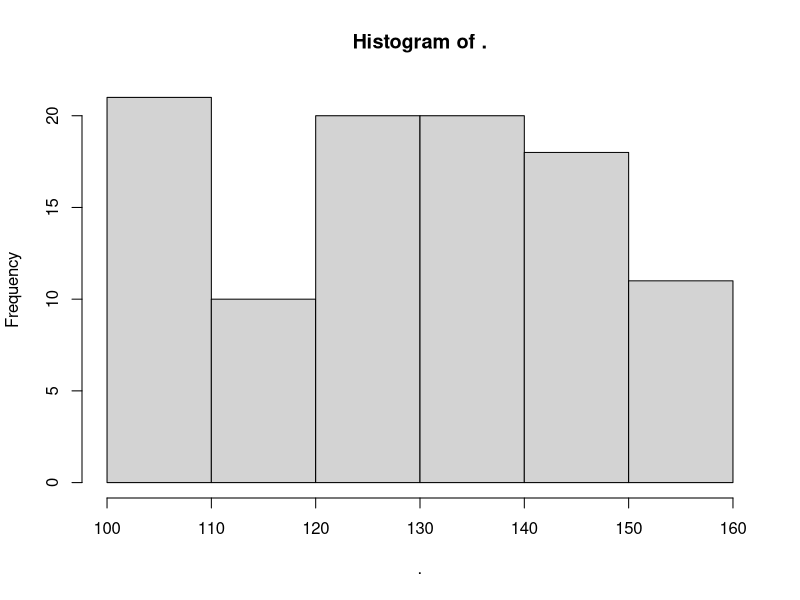
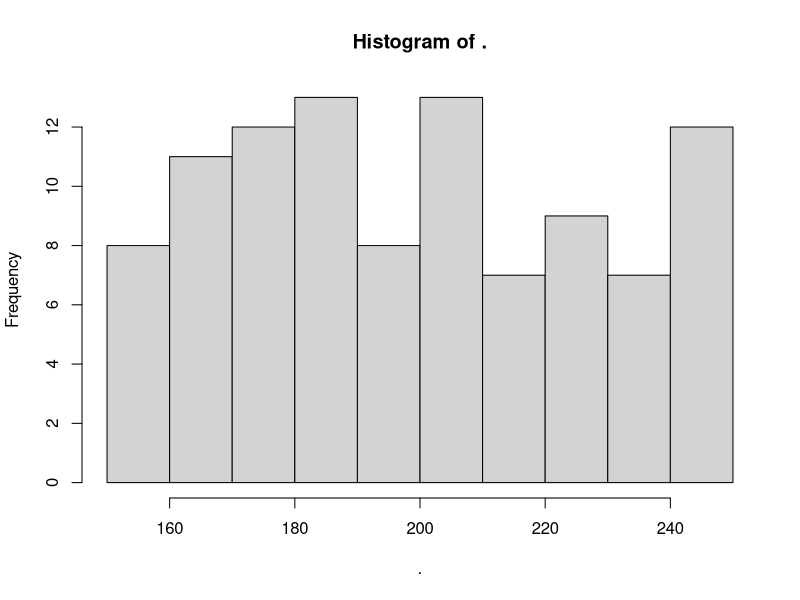
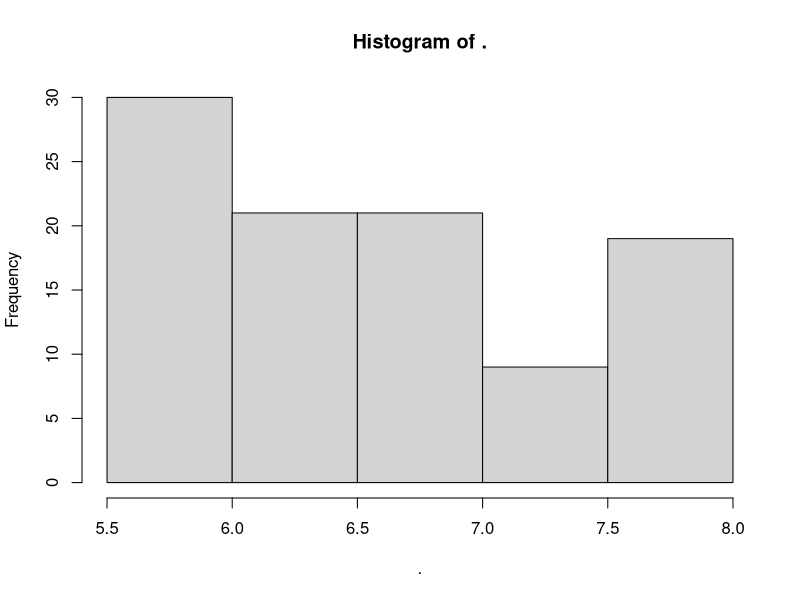
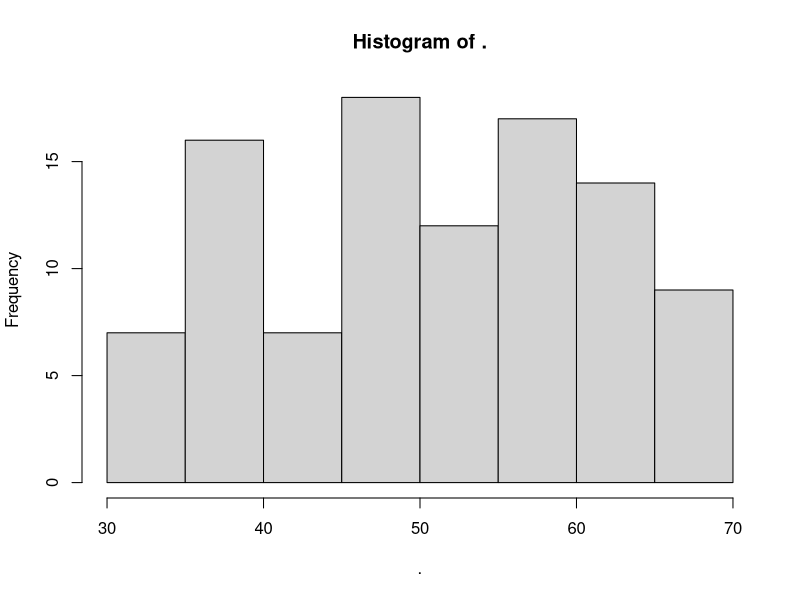
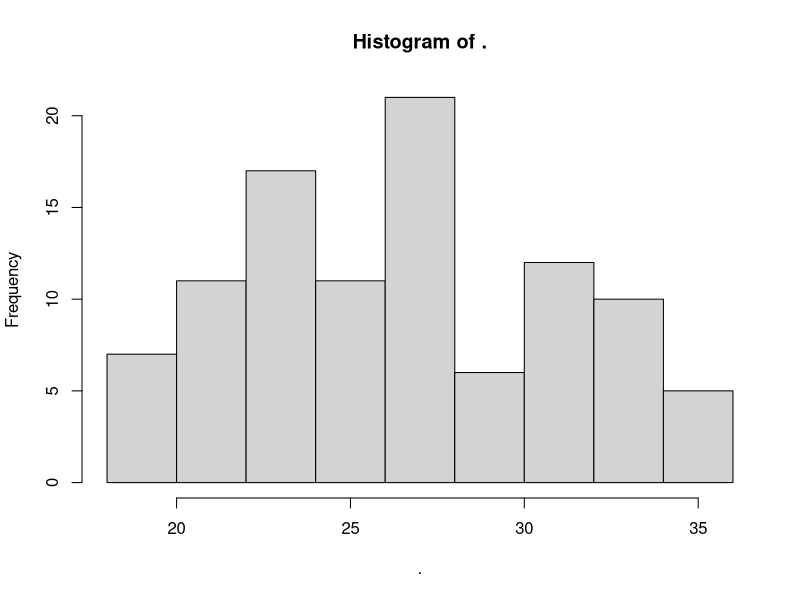
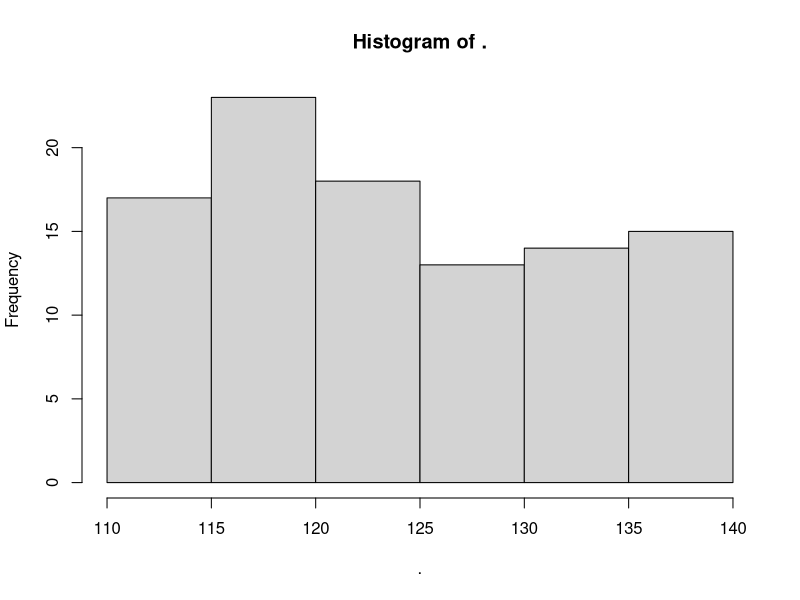
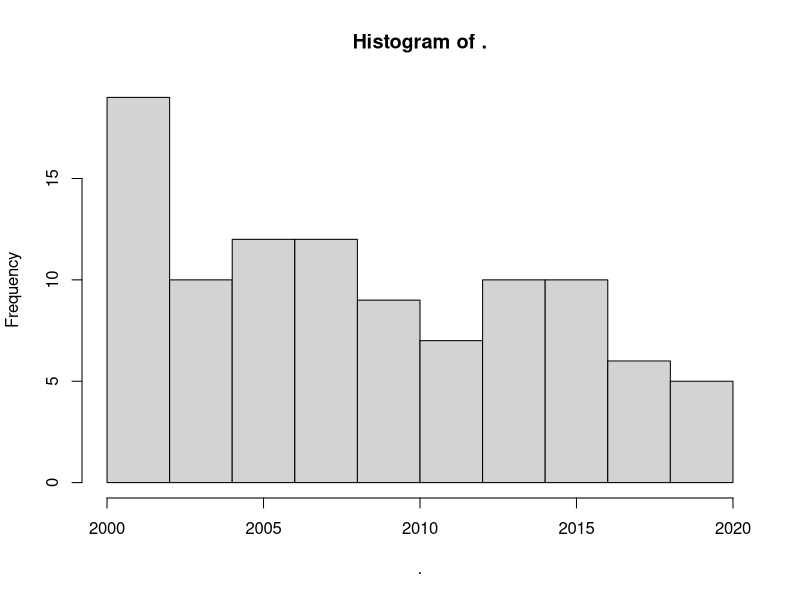
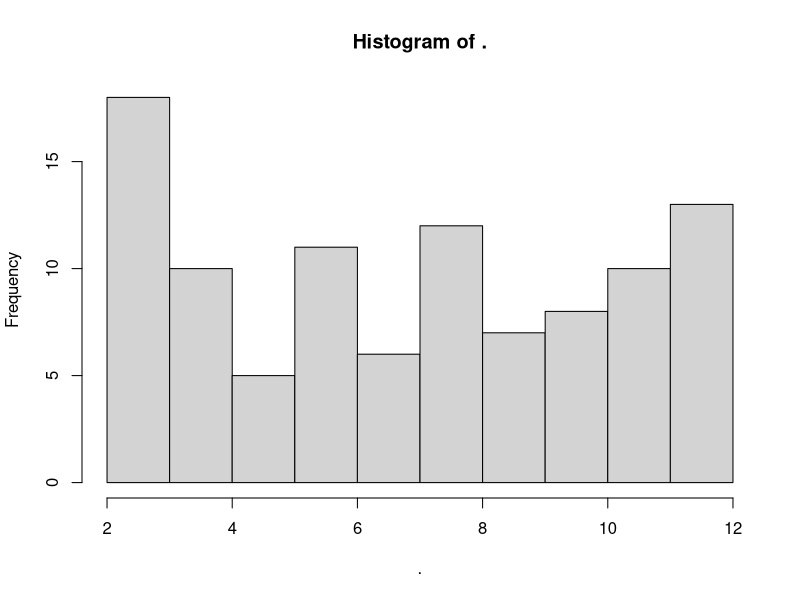

Reproduce these figures in R, in order.
## ---- chunk 1
library(tidyverse)
library(readxl)
## ---- chunk 2
diabetes <- read_excel('../data/diabetes_toy_messy.xlsx')
# diabetes_meta <- read_excel('../data/diabetes_meta_toy_messy.xlsx')
diabetes_meta <- read_csv('../data/diabetes_meta_toy_messy.csv')
## ---- chunk 3
diabetes %>% is.na() %>% colSums()
## ---- chunk 4
ID_wrong <- grepl("^ID_\\d{3}$", diabetes$ID)
diabetes$ID[!ID_wrong]
## ---- chunk 5
diabetes$Sex %>% unique()
## ---- chunk 6
diabetes$Fasting_Blood_Sugar %>% hist()
diabetes$Post_Meal_Blood_Sugar %>% hist()
diabetes$HbA1c %>% hist()
diabetes$Age %>% hist()
diabetes$BMI %>% hist()
diabetes$Blood_Pressure %>% hist()
## ---- chunk 7
diabetes_meta %>% is.na() %>% colSums()
## ---- chunk 8
ID_meta_wrong <- grepl("^ID_\\d{3}$", diabetes_meta$ID)
diabetes_meta$ID[!ID_meta_wrong]
## ---- chunk 9
diabetes_meta$Treatment_Type %>% table()
## ---- chunk 10
diabetes_meta$City %>% table()
## ---- chunk 11
diabetes_meta$Diagnosis_Year %>% hist()
diabetes_meta$Follow_Up_Visits %>% hist()
## ---- chunk 12
diabetes_no_na <- diabetes[complete.cases(diabetes), ]
